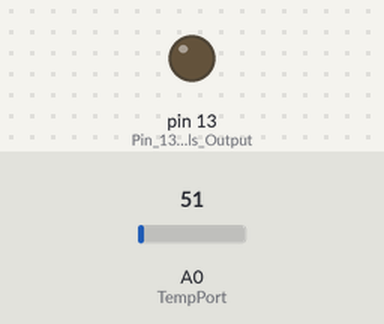
The sketch below on a simulated Arduino Uno, built with avr-gcc and run on an emulated ATmega328P. Shown: output pins drawn as LEDs (lit = HIGH). Inputs (shaded band) come from the test bench; at power-on: A0 (TempPort) = 51. Pins used as bus, display or sensor lines are not drawn.

Above: at 0.1 s.
At 0.6 s:
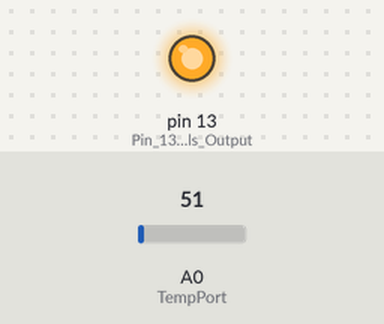
Timing chart, 0 to 2.1 s (numbered marks = the images above):
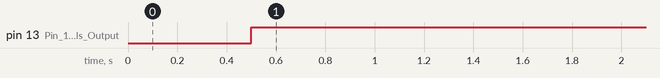

Measured:
- by itself, pin 13 (Pin_13_und_11_als_Output): LOW → HIGH at 0.50 s

The sketch:

Main.ino
```cpp
#include "Temperatursensor.h"

// erstellt eine Instanz der Klasse arduino mit dem Namen board
tempsensor board;

void setup() {
  board.init();
}

void loop(){
  int tasterstatus;
  if(tasterstatus == HIGH){               // Wenn der Taster gedrückt wird, wird Methode leseWunschTemp ausgeführt.
  board.leseWunschTemp();
  }
  else {
  delay(500);
  board.tempAnpassen();
  }
}
```

Temperatursensor.h
```cpp
#define TempPort A0

// KLASSENDEFINITION
// Klasse für den Temperatursteuerung, die die entsprechenden Methoden beinhaltet
class tempsensor {
  public:
    void init();

    int getTempValue();
    void tempAnpassen();
    int leseWunschTemp();
    bool getTasterstatus();
    int taster = 12;
    int wunschtemp;
};

// METHODENDEFINITION
// Initiallierung des Boards und Zuweisung der Ports
  void tempsensor::init(){

  // Beginnt die Übertragung an den seriellen Monitor
  Serial.begin(9600);

  pinMode(TempPort,INPUT);

  pinMode(13, OUTPUT);			// Pin 13 und 11 als Output für die LEDs
  pinMode(11, OUTPUT);			// der Temperatursteuerung

}

/** // Methode zur Rückgabe des Temperaturwertes, für Testfunktion eventuell noch relevant
// JETZT IN ° CELSIUS über map-Befehl
  int arduino::getTempValue(){
  int sensorwert = analogRead(TempPort);
  int messwert = map(sensorwert, 0, 410, -50, 150);
  return messwert;
}
*/

// METHODE zur Überprüfung des Tasterstatus
  bool tempsensor::getTasterstatus(){
  bool tasterstatus = digitalRead(taster);
  return tasterstatus;
  }

// METHODE zum Einlesen der Wuschtemperatur
int tempsensor::leseWunschTemp()
{
  int wunschtemp = 0;
  int i;
  char X_buffer[4];

  Serial.print("Geben Sie Ihre gewünschte Temperatur ein: ");

  if(wunschtemp == 0)
  {
    if (Serial.available())                                           // überprüft, ob Daten an den Arduino gesendet werden (returns true, wenn der serielle Puffer nicht leer ist)
    {
      Serial.flush();                                                 // wartet, bis alle seriellen Daten gesendet wurden
      delay(5);
      i=0;
      while(i<5)
      {
        X_buffer[i] = Serial.read();                                  // liest nacheinander vier Zeichen ein und gibt sie als string zurück
        i++;
      }
      Serial.flush();
      wunschtemp = atoi(X_buffer);                                    // wandelt zu int-Wert um
      Serial.println(wunschtemp);
      return wunschtemp;
    }
  }
}

/** METHODE für das Anschalten von keiner, einer LED oder zwei LEDs
 *  (nicht, ein wenig oder stark heizen)
  */

void tempsensor::tempAnpassen (){
  int temperatur = 0;
  int sensorwert = analogRead(TempPort);
  temperatur = map(sensorwert, 0, 410, -50, 150);


if(temperatur <= 10) {                                        // Wenn die Temperatur kleiner als 10° Celsius werden beide LEDs angeschaltet (Heizung voll aufgedreht)
  digitalWrite(13, HIGH);
  digitalWrite(11, HIGH);
}
else if(temperatur > 10 && temperatur <= wunschtemp) {        // Ist die Temperatur zwar höher als 10° Celsius, aber noch unter Wunschtemperatur wird nur eine LED angeschaltet
  digitalWrite(13, HIGH);                                     // (Heizung läuft auf kleinerer Stufe).
  digitalWrite(11, LOW);
}
else if(temperatur > wunschtemp){                             // Ist der Wert größer oder gleich der Wunschtemperatur werden beide LEDs ausgeschaltet
  digitalWrite(13, LOW);                                      // (Heizung aus).
  digitalWrite(11, LOW);
}
}
```
